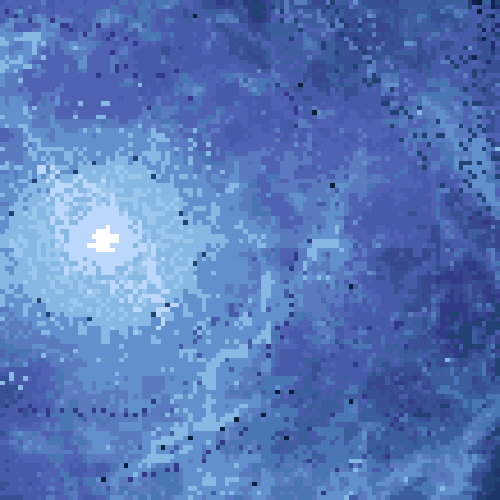
#> input picture Assets/Cutscene5Background.png, 500 x 500 px, found by its file name
$ python make_background.py
#> lines starting #> are read from the running program, lines starting #| are printed output that depends on the picture
# Static itch.io page background: localthunk's Balatro swirl shader
# (https://www.playbalatro.com), ported to numpy, one frozen frame, recoloured with the
# 18-colour palette of Assets/Cutscene5Background.png and snapped to it for a pixel-art look.
# Run from the project root: python ItchPage/make_background.py
# ItchPage/.gdignore keeps Godot from importing (and exporting) anything in this folder.
import numpy as np
from PIL import Image

SOURCE = "Assets/Cutscene5Background.png"
OUT = "ItchPage/itch_background.png"
WIDTH, HEIGHT = 1920, 1080
PIXEL = 6              # screen pixels per art pixel (the cutscene art is shown at 4.6x)
TIME = 11.0            # which frame of the animation to freeze
SPIN_ROTATION = -2.0
SPIN_SPEED = 7.0
SPIN_AMOUNT = 0.55     # template: 0.25. Higher = tighter, trippier spiral
CONTRAST = 3.5
LIGHTING = 0.4
SPIN_EASE = 1.0


def hex_rgb(h):
    return np.array([int(h[i:i + 2], 16) / 255 for i in (1, 3, 5)])


COLOUR_1 = hex_rgb("#9bc7ec")   # light nebula blue   (template: red)
COLOUR_2 = hex_rgb("#323b8a")   # violet-blue         (template: blue)
COLOUR_3 = hex_rgb("#091f35")   # deep space navy     (template: near-black)


def palette():
    img = Image.open(SOURCE).convert("RGB")
    return np.array(sorted({p for p in img.getdata()}), dtype=float) / 255


def render(width=WIDTH, height=HEIGHT, pixel=PIXEL, time=TIME, spin_amount=SPIN_AMOUNT):
#> called with width = 1920, height = 1080, pixel = 6, time = 11, spin_amount = 0.55
    bw, bh = -(-width // pixel), -(-height // pixel)
    # One sample per art pixel, at the block's corner like the shader's floor() snap.
    # Flipped so y points up, as in Shadertoy.
    x = np.arange(bw) * pixel
    y = (bh - 1 - np.arange(bh)) * pixel
    sx, sy = np.meshgrid(x, y)
    diag = np.hypot(width, height)
    ux = (sx - 0.5 * width) / diag
    uy = (sy - 0.5 * height) / diag
    uv_len = np.hypot(ux, uy)

    speed = SPIN_ROTATION * SPIN_EASE * 0.2 + 302.2
    angle = np.arctan2(uy, ux) + speed - SPIN_EASE * 20.0 * (spin_amount * uv_len + (1.0 - spin_amount))
    ux = uv_len * np.cos(angle) * 30.0
    uy = uv_len * np.sin(angle) * 30.0

    speed = time * SPIN_SPEED
    u2x = ux + uy
    u2y = ux + uy
    for _ in range(5):
        s = np.sin(np.maximum(ux, uy))
        u2x = u2x + s + ux
        u2y = u2y + s + uy
        ux = ux + 0.5 * np.cos(5.1123314 + 0.353 * u2y + speed * 0.131121)
        uy = uy + 0.5 * np.sin(u2x - 0.113 * speed)
        d = np.cos(ux + uy) - np.sin(ux * 0.711 - uy)
        ux, uy = ux - d, uy - d

    contrast_mod = 0.25 * CONTRAST + 0.5 * spin_amount + 1.2
    paint = np.clip(np.hypot(ux, uy) * 0.035 * contrast_mod, 0.0, 2.0)
    c1p = np.maximum(0.0, 1.0 - contrast_mod * np.abs(1.0 - paint))
    c2p = np.maximum(0.0, 1.0 - contrast_mod * np.abs(paint))
    c3p = 1.0 - np.minimum(1.0, c1p + c2p)
    light = (LIGHTING - 0.2) * np.maximum(c1p * 5.0 - 4.0, 0.0) + LIGHTING * np.maximum(c2p * 5.0 - 4.0, 0.0)
    rgb = ((0.3 / CONTRAST) * COLOUR_1
           + (1.0 - 0.3 / CONTRAST) * (c1p[..., None] * COLOUR_1 + c2p[..., None] * COLOUR_2 + c3p[..., None] * COLOUR_3)
           + light[..., None])
    rgb = np.clip(rgb, 0.0, 1.0)

    # Snap every art pixel to the nearest cutscene colour: no in-between shades, no dithering.
    pal = palette()
#> in palette, img is the input picture: PIL image 500x500 RGB; mean R, G, B 88, 121.1, 185.6
#> pal = 18 rows, first 8: [0.0353, 0.122, 0.208], [0.0784, 0.129, 0.325], [0.118, 0.212, 0.408], [0.129, 0.176, 0.431], [0.137, 0.259, 0.455], [0.196, 0.231, 0.541], [0.22, 0.282, 0.565], [0.22, 0.318, 0.584]
    nearest = ((rgb[..., None, :] - pal) ** 2).sum(-1).argmin(-1)
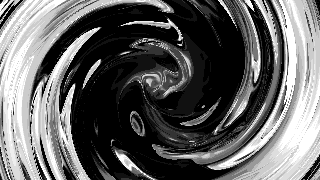
#> nearest: shape (180, 320) int64; min 1, max 16, mean 6.78; drawn with min black and max white
    art = (pal[nearest] * 255).astype(np.uint8)
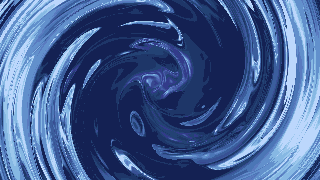
#> art: shape (180, 320, 3); mean of channels 0, 1, 2 66.5, 93.9, 146.3; drawn as R, G, B
    return Image.fromarray(art).resize((bw * pixel, bh * pixel), Image.NEAREST).crop((0, 0, width, height))
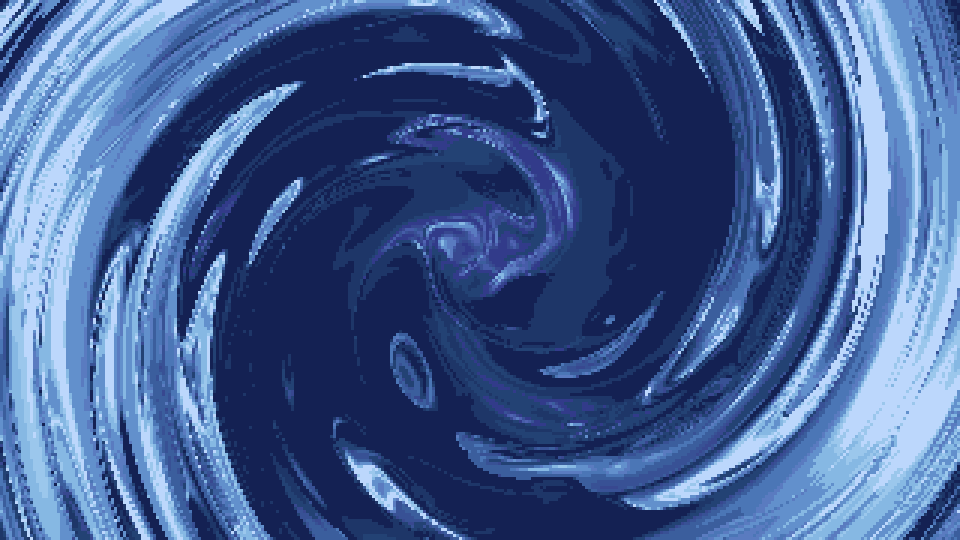
#> returned value: PIL image 1920x1080 RGB (shown at 1/2 size); mean R, G, B 66.5, 93.9, 146.3


if __name__ == "__main__":
    render().save(OUT)
    print("wrote", OUT)
